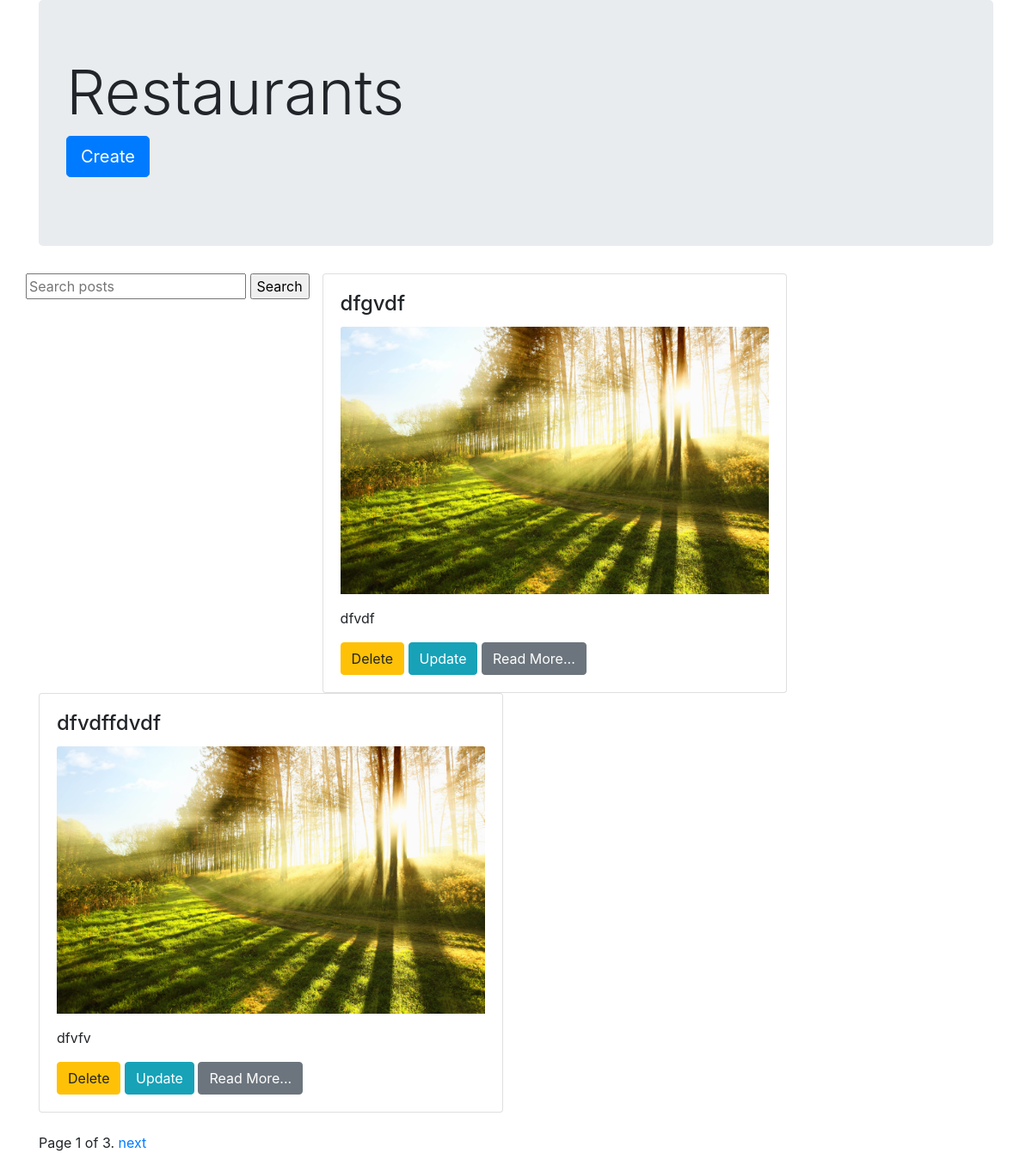
/rest/list/, run on an earlier commit of the app's database.
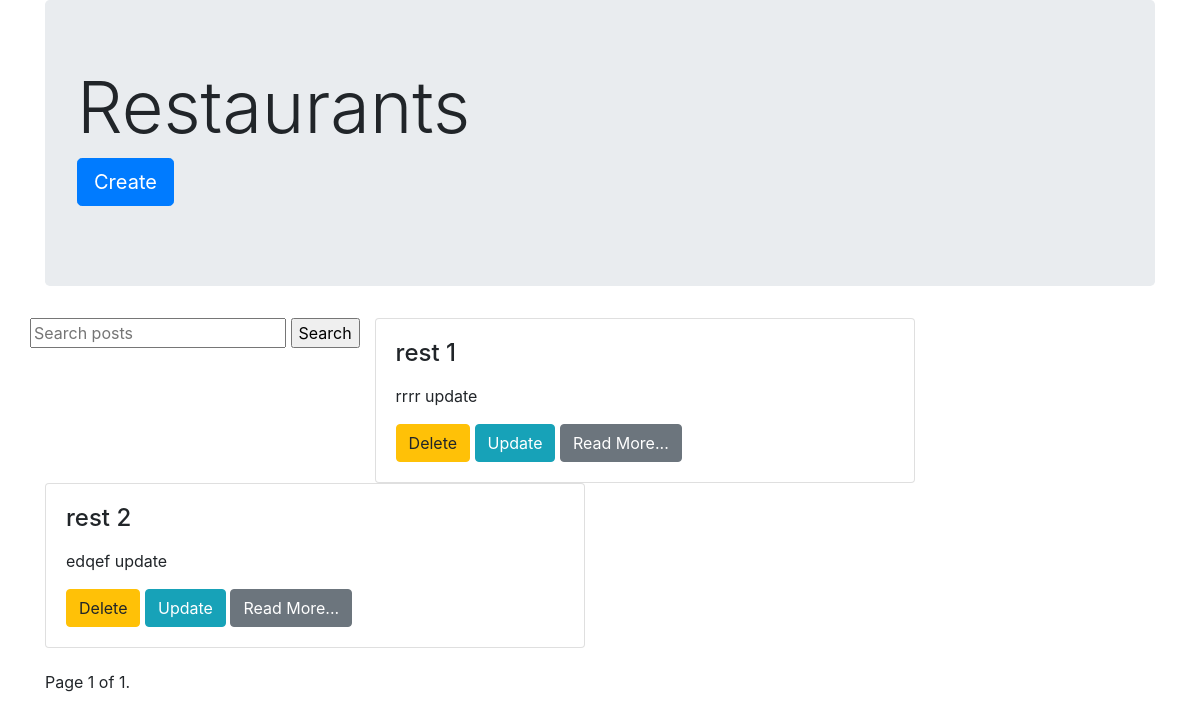
And on a later commit of the database.
### restaurants/models.py (models this page shows, shortened)
class Restaurant(models.Model):
	name = models.CharField(max_length=250, unique=True)
	slug = models.SlugField(blank=True)
	description = models.TextField()
	opening_time = models.TimeField()
	closing_time = models.TimeField()
	logo = models.ImageField(null=True, blank=True, upload_to="post_images")
	class Meta:
		ordering = ['name']

### restaurants/views.py (the view)
def restaurant_list(request):
	objects = models.Restaurant.objects.all()
	query = request.GET.get("q")
	if query:
		objects = objects.filter(name__icontains=query)
	paginator = Paginator(objects, 2) # Show 25 contacts per page
	number = request.GET.get('page')
	try:
		objects = paginator.page(number)
	except PageNotAnInteger:
		objects = paginator.page(1)
	except EmptyPage:
		objects = paginator.page(paginator.num_pages)
	context = {
		"objects": objects
	}
	return render(request, 'restaurant_list.html', context)

### restaurants/templates/restaurant_list.html (shortened to what this page needs)
{% extends "base.html" %}
{% block content%}
	<div class="jumbotron">
		<h1 class="display-3">Restaurants</h1>
		<p class="lead">
		<a class="btn btn-primary btn-lg" href="{% url 'restaurant_create' %}" role="button">Create</a>
		</p>
	</div>
	<div class="row">
		<form action="{% url 'restaurant_list' %}" method="GET">
			<input type="text" name='q' placeholder="Search posts">
			<input type="submit" value="Search">
		</form>
		<br>
		{% for c in objects %}
			<div class="col-sm-6">
				<div class="card">
					<div class="card-body">
						<h4 class="card-title">{{c.name}} <small>{{c.updated|timesince}}</small></h4>
						{% if c.logo %}
						<img src="{{c.logo.url}}" alt="card image" class="card-img-top">
						{% endif %}
						<p class="card-text">{{c.description|linebreaks|truncatechars:30}}</p>
						<a href="{% url 'restaurant_delete' restaurant_slug=c.slug %}" class="btn btn-warning" data-toggle="tooltip" data-placement="top" title="delete ">Delete</a>
						<a href="{% url 'restaurant_update' restaurant_slug=c.slug %}" class="btn btn-info">Update</a>
						<a href="{% url 'restaurant_detail' restaurant_slug=c.slug %}" class="btn btn-secondary">Read More...</a>
					</div>
				</div>
			</div>
			{% endfor %}
		</div>
		<div class="pagination" style="margin-top:2%;">
			<span class="step-links">
				<span class="current">
					Page {{ objects.number }} of {{ objects.paginator.num_pages }}.
				</span>
				{% if objects.has_next %}
					<a href="?page={{ objects.next_page_number }}&q={{request.GET.q}}">next</a>
				{% endif %}
			</span>
		</div>
{% endblock content%}

What changed in the data, as far as the page shows it:
removed Restaurant: name "dfgvdf", logo (picture), description "dfvdf"
removed Restaurant: name "dfvdffdvdf", logo (picture), description "dfvfv"
added Restaurant: name "rest 1", description "rrrr update"
added Restaurant: name "rest 2", description "edqef update"
Also different on the page:
{{ objects.paginator.num_pages }}: "3" → "1"
text no longer shown: "next"
